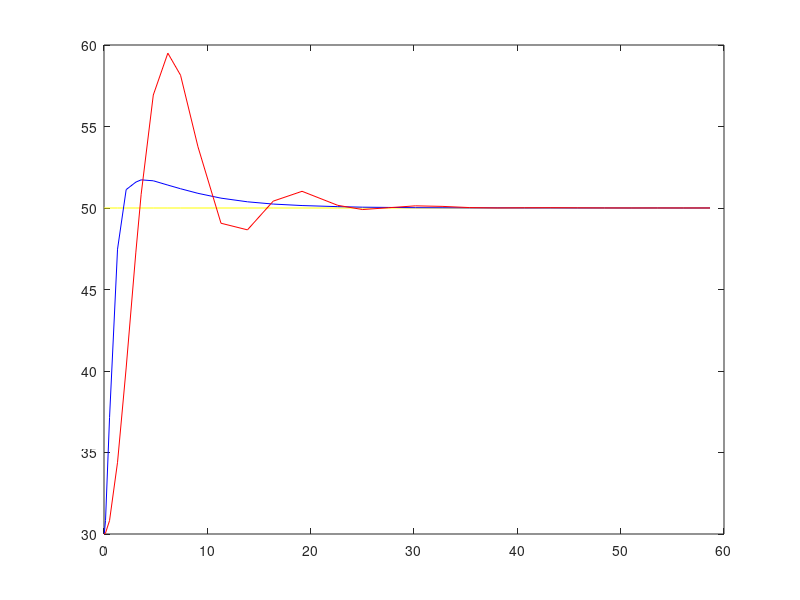

The MATLAB source for this figure:
a = [0,50,30,30;2.59561597922657e-07,50,30.0000000000025,30.0000000000002;3.27047613382547e-05,50,30.0000000389955,30.0000000032412;0.00288432069581820,50,30.0003023729564,30.0000252048011;0.0275367110873122,50,30.0300106561654,30.0022923318569;0.146861234259353,50,30.8230706097204,30.0644423773029;0.536415377270341,50,37.1442452826879,30.8230123162932;1.30945727787420,50,47.4753151772712,34.3992856997286;2.14427788201199,50,51.1275369313546,40.1868394608833;3.08316301184279,50,51.5891604192477,47.2934366219638;3.59463836691924,50,51.7270385759002,50.8401142169134;4.77030781761412,50,51.6700187417571,56.9313612850521;6.17854392984228,50,51.4056617470506,59.5002550354953;7.40777912659670,50,51.1821896547695,58.1463521748881;9.09342573268794,50,50.9002101134931,53.7560165826255;11.3217443801444,50,50.6046493194376,49.0653469775711;13.8840254948738,50,50.3802485675981,48.6594617405013;16.3799714448068,50,50.2413399128594,50.4230205352361;19.1663677380385,50,50.1505462144651,51.0243128179421;22.6130560253459,50,50.0839128831209,50.1649852558393;25.0189328201562,50,50.0509917841131,49.9060457237502;27.5515671150519,50,50.0351621558140,50.0172259868192;30.1291264626568,50,50.0194977016011,50.1319065428340;32.7149932205604,50,50.0146210308174,50.0999546169626;35.3823117361724,50,50.0075703373870,50.0262401778766;38.0388317849594,50,50.0066270017273,50.0043484124541;40.6715522990758,50,50.0024547788197,50.0152329156274;43.2486659952982,50,50.0034527630936,50.0192713536368;45.8499822843800,50,50.0002835180731,50.0117389168964;48.4245378844505,50,50.0019135804131,50.0046141388951;51.0089182724166,50,49.9994119521203,50.0028340138746;53.5470629667928,50,50.0015389479802,50.0032792178166;56.1094971474325,50,49.9990130810529,50.0029221660205;58.6462748549225,50,50.0012616260783,50.0018084131092];
a1 = a(:,1);
a2 = a(:,2);
plot(a(:,1), a(:,2),'y',a(:,1), a(:,3),'b',a(:,1), a(:,4),'r');